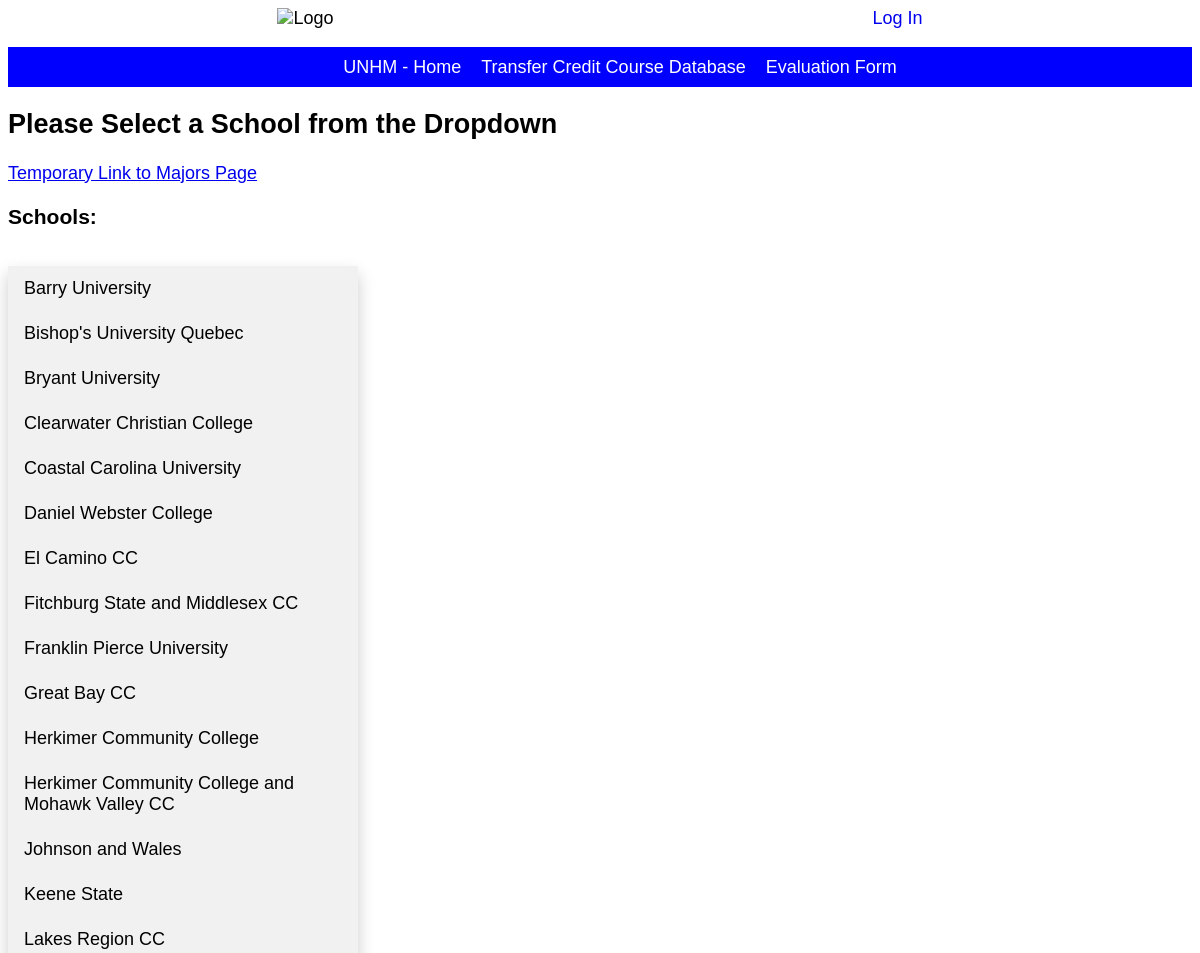
Before: /school (upper part) with the older database file.
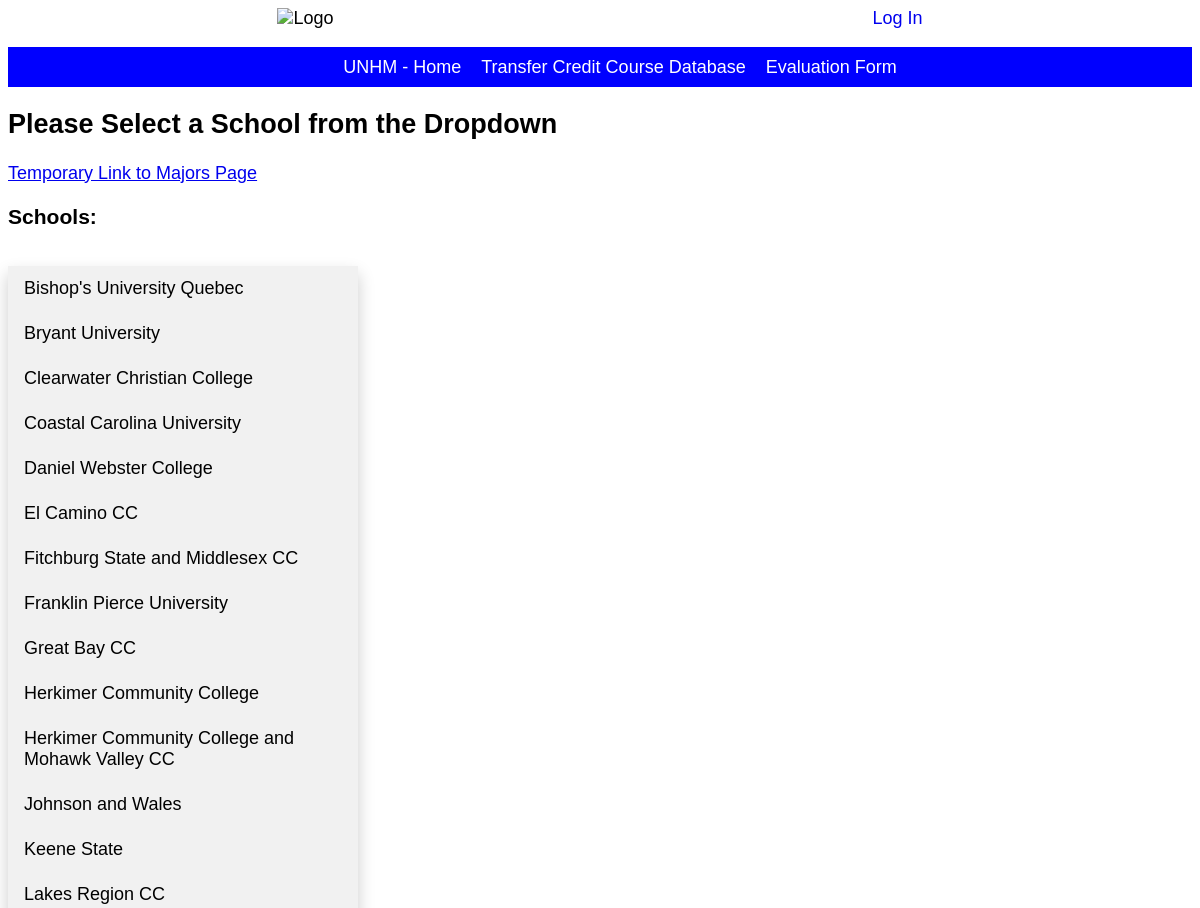
After: the same page with the newer database file.
### transfer/models/model_school.py (models this page shows, shortened)
class School(models.Model):
    school_name = models.CharField(max_length=100)
    major_id = models.ForeignKey(Major, on_delete=models.CASCADE)

### transfer/views/school_view.py (the view)
# urls.py: path('school', SchoolListView.as_view(), name='school_home'),
class SchoolListView(ListView):
    model = School
    template_name = 'school_home.html'

### transfer/templates/school_home.html
{% extends "base.html" %}
{% load static %}
{% block content %}
<h2>Please Select a School from the Dropdown</h2>
<a href="{% url 'major_home' %}">Temporary Link to Majors Page</a>
<h3>Schools:</h3>
<div class="dropdown">
  <div id="myDropdown" class="dropdown-content">
    {% for school in object_list %}
    <a href="{% url 'school_detail' school.pk %}">{{ school.school_name }}</a>
    {% endfor %}
    </div>
    </div>
{% endblock %}

Changed rows visible on the page:
removed School: school_name "Barry University"
